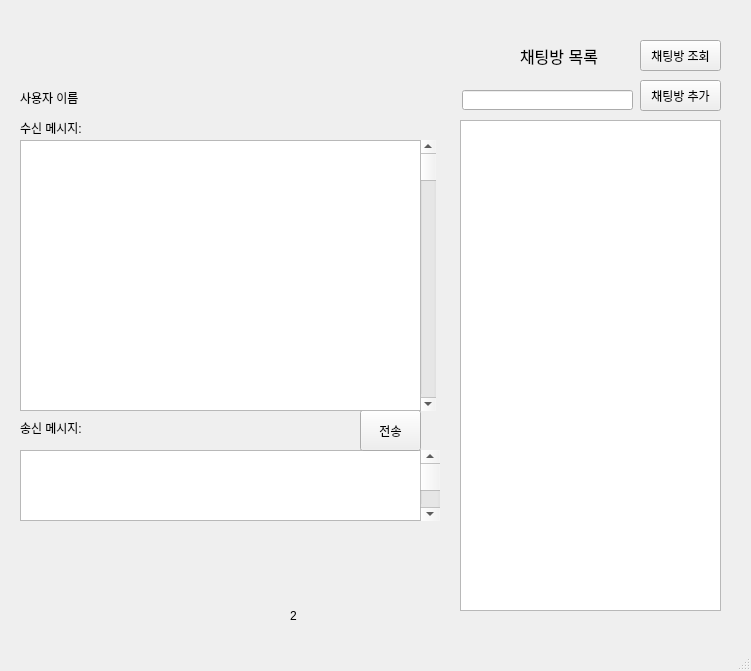
<?xml version="1.0" encoding="UTF-8"?>
<ui version="4.0">
 <class>MainWindow</class>
 <widget class="QMainWindow" name="MainWindow">
  <property name="geometry">
   <rect>
    <x>0</x>
    <y>0</y>
    <width>751</width>
    <height>671</height>
   </rect>
  </property>
  <property name="windowTitle">
   <string>MainWindow</string>
  </property>
  <widget class="QWidget" name="centralwidget">
   <widget class="QStackedWidget" name="stackedWidget">
    <property name="geometry">
     <rect>
      <x>10</x>
      <y>0</y>
      <width>731</width>
      <height>631</height>
     </rect>
    </property>
    <property name="currentIndex">
     <number>1</number>
    </property>
    <widget class="QWidget" name="page">
     <widget class="QLabel" name="label">
      <property name="geometry">
       <rect>
        <x>290</x>
        <y>600</y>
        <width>56</width>
        <height>12</height>
       </rect>
      </property>
      <property name="text">
       <string>1</string>
      </property>
     </widget>
     <widget class="QLineEdit" name="user_name_line_edit_1p">
      <property name="geometry">
       <rect>
        <x>260</x>
        <y>310</y>
        <width>141</width>
        <height>21</height>
       </rect>
      </property>
     </widget>
     <widget class="QLabel" name="user_name_label_2">
      <property name="geometry">
       <rect>
        <x>410</x>
        <y>310</y>
        <width>91</width>
        <height>16</height>
       </rect>
      </property>
      <property name="text">
       <string>님 반갑습니다.</string>
      </property>
     </widget>
     <widget class="QPushButton" name="chat_open_btn">
      <property name="geometry">
       <rect>
        <x>300</x>
        <y>350</y>
        <width>75</width>
        <height>23</height>
       </rect>
      </property>
      <property name="text">
       <string>들어가기</string>
      </property>
     </widget>
     <widget class="QLabel" name="label_3">
      <property name="geometry">
       <rect>
        <x>210</x>
        <y>20</y>
        <width>341</width>
        <height>291</height>
       </rect>
      </property>
      <property name="focusPolicy">
       <enum>Qt::ClickFocus</enum>
      </property>
      <property name="text">
       <string/>
      </property>
      <property name="pixmap">
       <pixmap>버디버디.png</pixmap>
      </property>
     </widget>
    </widget>
    <widget class="QWidget" name="page_2">
     <widget class="QLabel" name="label_2">
      <property name="geometry">
       <rect>
        <x>280</x>
        <y>610</y>
        <width>56</width>
        <height>12</height>
       </rect>
      </property>
      <property name="text">
       <string>2</string>
      </property>
     </widget>
     <widget class="QLabel" name="user_name_label">
      <property name="geometry">
       <rect>
        <x>10</x>
        <y>90</y>
        <width>91</width>
        <height>16</height>
       </rect>
      </property>
      <property name="text">
       <string>사용자 이름</string>
      </property>
     </widget>
     <widget class="QTextEdit" name="signal_textEdit">
      <property name="geometry">
       <rect>
        <x>10</x>
        <y>450</y>
        <width>401</width>
        <height>71</height>
       </rect>
      </property>
     </widget>
     <widget class="QScrollBar" name="signal_ScrollBar">
      <property name="geometry">
       <rect>
        <x>410</x>
        <y>450</y>
        <width>20</width>
        <height>71</height>
       </rect>
      </property>
      <property name="orientation">
       <enum>Qt::Vertical</enum>
      </property>
     </widget>
     <widget class="QLabel" name="receive_label">
      <property name="geometry">
       <rect>
        <x>10</x>
        <y>120</y>
        <width>91</width>
        <height>16</height>
       </rect>
      </property>
      <property name="text">
       <string>수신 메시지:</string>
      </property>
     </widget>
     <widget class="QLabel" name="signal_label">
      <property name="geometry">
       <rect>
        <x>10</x>
        <y>420</y>
        <width>91</width>
        <height>16</height>
       </rect>
      </property>
      <property name="text">
       <string>송신 메시지:</string>
      </property>
     </widget>
     <widget class="QScrollBar" name="receive_ScrollBar">
      <property name="geometry">
       <rect>
        <x>410</x>
        <y>140</y>
        <width>16</width>
        <height>271</height>
       </rect>
      </property>
      <property name="orientation">
       <enum>Qt::Vertical</enum>
      </property>
     </widget>
     <widget class="QPushButton" name="send_btn">
      <property name="geometry">
       <rect>
        <x>350</x>
        <y>410</y>
        <width>61</width>
        <height>41</height>
       </rect>
      </property>
      <property name="text">
       <string>전송</string>
      </property>
     </widget>
     <widget class="QListWidget" name="receive_listWidget">
      <property name="geometry">
       <rect>
        <x>10</x>
        <y>140</y>
        <width>401</width>
        <height>271</height>
       </rect>
      </property>
     </widget>
     <widget class="QLabel" name="user_name_label_3">
      <property name="geometry">
       <rect>
        <x>510</x>
        <y>40</y>
        <width>91</width>
        <height>31</height>
       </rect>
      </property>
      <property name="font">
       <font>
        <family>Arial</family>
        <pointsize>12</pointsize>
       </font>
      </property>
      <property name="text">
       <string>채팅방 목록</string>
      </property>
     </widget>
     <widget class="QTableWidget" name="chat_list_tableWidget">
      <property name="geometry">
       <rect>
        <x>450</x>
        <y>120</y>
        <width>261</width>
        <height>491</height>
       </rect>
      </property>
     </widget>
     <widget class="QPushButton" name="chat_add_btn">
      <property name="geometry">
       <rect>
        <x>630</x>
        <y>80</y>
        <width>81</width>
        <height>31</height>
       </rect>
      </property>
      <property name="text">
       <string>채팅방 추가</string>
      </property>
     </widget>
     <widget class="QPushButton" name="chat_search_btn">
      <property name="geometry">
       <rect>
        <x>630</x>
        <y>40</y>
        <width>81</width>
        <height>31</height>
       </rect>
      </property>
      <property name="text">
       <string>채팅방 조회</string>
      </property>
     </widget>
     <widget class="QLineEdit" name="chat_name_line_edit">
      <property name="geometry">
       <rect>
        <x>452</x>
        <y>90</y>
        <width>171</width>
        <height>20</height>
       </rect>
      </property>
     </widget>
     <widget class="QLabel" name="user_name_label_2p">
      <property name="geometry">
       <rect>
        <x>100</x>
        <y>90</y>
        <width>56</width>
        <height>12</height>
       </rect>
      </property>
      <property name="text">
       <string/>
      </property>
     </widget>
    </widget>
   </widget>
  </widget>
  <widget class="QMenuBar" name="menubar">
   <property name="geometry">
    <rect>
     <x>0</x>
     <y>0</y>
     <width>751</width>
     <height>21</height>
    </rect>
   </property>
  </widget>
  <widget class="QStatusBar" name="statusbar"/>
 </widget>
 <resources/>
 <connections/>
</ui>
